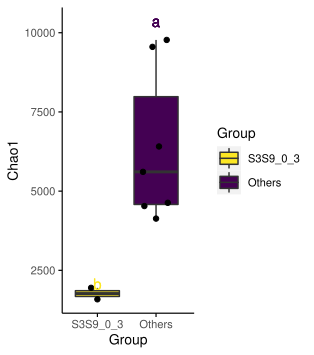

This chart was generated by the following R code:
#!/usr/bin/env Rscript



data = "text_upload_file/883478b3-499b-4511-80b1-aad1736cafd3.txt"
melted = TRUE
xvariable = "Group"
yvariable = "Chao1"
legend_variable = "NULL"
xtics_angle = 0
legend_variable_order = "NULL"
legend_variable_cut = "NULL"
xvariable_order = "S3S9_0_3,Others"
xvariable_cut = "NULL"
y_add = 0
ylim = "NULL"
yaxis_scale_mode = "NULL"
notch = FALSE
outlier = FALSE
out_scale = 1.05
legend.position = "right"
manual_color_vector = "#FCE724,#440153"
violin = FALSE
violin_nb = FALSE
scale_violin = "width"
ID_var = ""
jitter = FALSE
jitter_bp = TRUE
dotplot = FALSE
dotplot_bp = FALSE
group_variable_for_line = "NULL"
group_variable_order_for_line = "NULL"
coordinate_flip = FALSE
facet_variable = "NULL"
facet_variable_order = "NULL"
x_label = "NULL"
y_label = "NULL"
title = "NULL"
facet_nrow = NULL
facet_ncol = NULL
facet_scales = "fixed"
facet_singlecell_style = FALSE
gene = "NULL"
metadata = "NULL"
filename = "NULL"
statistics = TRUE
statistical_threshold_for_letters = 0.05
width = 8
height = 9
debug = FALSE
outputprefix = "user/_visitors/result_output/boxplot2023-01-08_21:04:23/291b972c-7dce-47a0-97c3-81883c9cd94b"
outputpictype = "pdf"

if (data == "") {
  script = sub(".*=", "", commandArgs()[4])
  #print(script)
  system(paste(script, "-h"))
  stop("At least -f is required!")
}


# For all users
# devtools::install_github("Tong-Chen/ImageGP")
# For chinese users
# devtools::install_git("https://gitee.com/ct5869/ImageGP.git")
library(ImageGP)
library(ggplot2)
library(reshape2)
library(scales)
library(ggbeeswarm)
library(multcompView)
library(dplyr)
library(htmlwidgets)
library(plotly)
if (outputprefix == "") {
  outputprefix = data
}

filename = paste0(outputprefix,  ".boxplot.", outputpictype)

legend_variable_order = sp_string2vector(legend_variable_order)
group_variable_order_for_line = sp_string2vector(group_variable_order_for_line)
legend_variable_cut = sp_string2vector(legend_variable_cut)
xvariable_order = sp_string2vector(xvariable_order)
xvariable_cut = sp_string2vector(xvariable_cut)
ID_var= sp_string2vector(ID_var)
facet_variable_order = sp_string2vector(facet_variable_order)
manual_color_vector = sp_string2vector(manual_color_vector)
if (!sp.is.null(ylim)){
  ylim = as.numeric(sp_string2vector(ylim))
}
if (grepl(",",legend.position)) {
	  legend.position = as.numeric(sp_string2vector(legend.position))
}

saveppt = FALSE
savehtml = FALSE
cat(sp_current_time(), "Starting...\n")

sp_boxplot(
  data = data,
  melted = melted,
  xvariable = xvariable,
  yvariable = yvariable,
  legend_variable = legend_variable,
  statistics = statistics,
  statistical_threshold_for_letters = statistical_threshold_for_letters,
  xtics_angle = xtics_angle,
  legend_variable_order = legend_variable_order,
  legend_variable_cut = legend_variable_cut,
  xvariable_order = xvariable_order,
  xvariable_cut = xvariable_cut,
  y_add = y_add,
  yaxis_scale_mode = yaxis_scale_mode,
  notch = notch,
  par = par,
  outlier = outlier,
  out_scale = out_scale,
  legend.position = legend.position,
  manual_color_vector = manual_color_vector,
  violin = violin,
  violin_nb = violin_nb,
  scale_violin = scale_violin,
  ID_var = ID_var,
  jitter = jitter,
  jitter_bp = jitter_bp,
  dotplot = dotplot,
  dotplot_bp = dotplot_bp,
  group_variable_for_line = group_variable_for_line,
  group_variable_order_for_line = group_variable_order_for_line,
  colormodel = colormodel,
  coordinate_flip = coordinate_flip,
  facet_variable = facet_variable,
  facet_variable_order = facet_variable_order,
  facet_singlecell_style = facet_singlecell_style,
  x_label = x_label,
  y_label = y_label,
  title = title,
  ylim = ylim,
  facet_nrow = facet_nrow,
  facet_ncol = facet_ncol,
  facet_scales = facet_scales,
  metadata = metadata,
  filename = filename,
  width = width,
  height = height,
  saveppt = saveppt,
  savehtml = savehtml
)
cat(sp_current_time(), "Success.\n")
